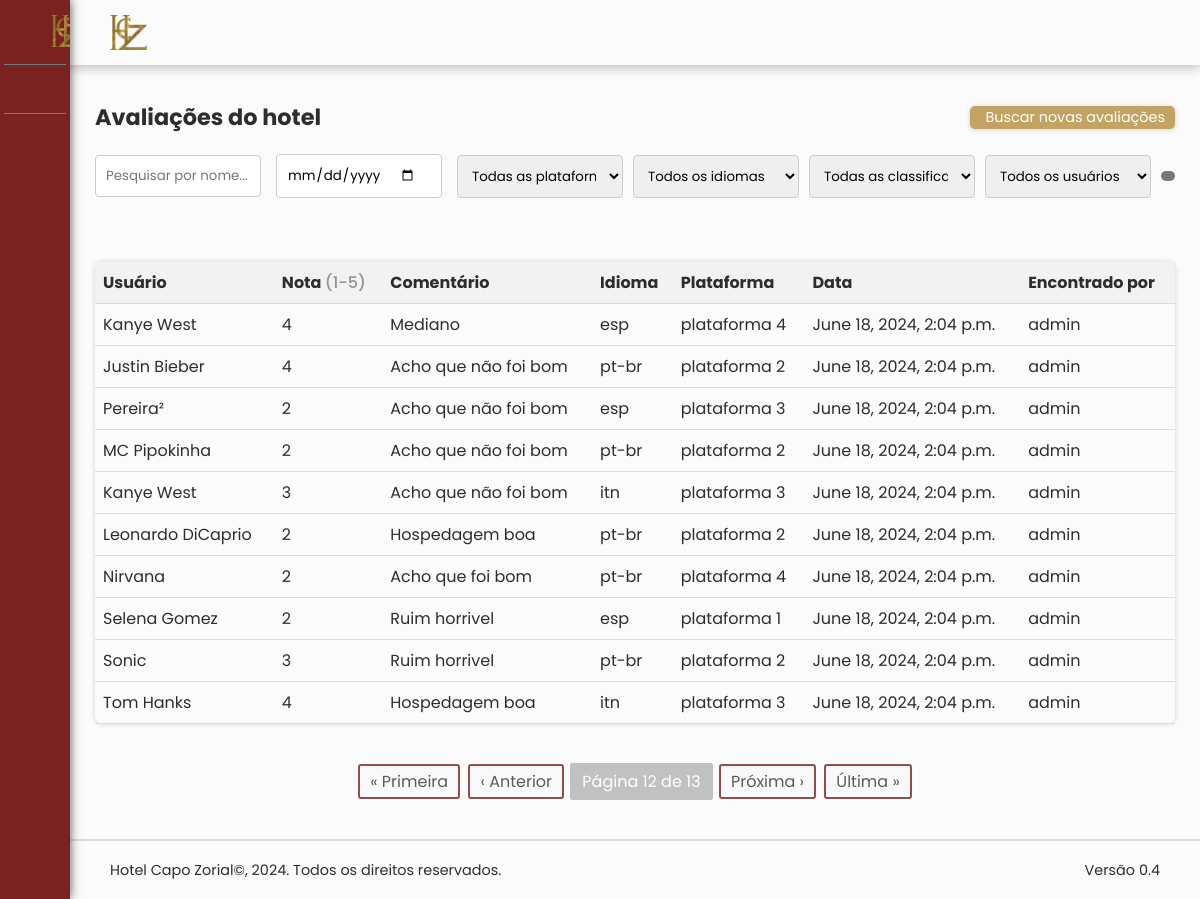
The app's page /?page=12 (signed in) with its own data.
### busca_app/models.py (models this page shows, shortened)
class Avaliacoes(models.Model):
    class Meta:
        ordering = ['-data']
    PLATAFORMA_CHOICES = [
        ('plataforma 1', 'Plataforma 1'),
        ('plataforma 2', 'Plataforma 2'),
        ('plataforma 3', 'Plataforma 3'),
        ('plataforma 4', 'Plataforma 4'),
        ('plataforma 5', 'Plataforma 5'),
    ]
    IDIOMA_CHOICES = [
        ('pt-br', 'Português Brasileiro'),
        ('pt', 'Português'),
        ('ing', 'Inglês'),
        ('esp', 'Espanhol'),
        ('itn', 'Italiano'),
    ]
    nome = models.CharField(max_length=100, verbose_name="Nome")
    texto = models.TextField(verbose_name="Texto")
    plataforma = models.CharField(max_length=50, choices=PLATAFORMA_CHOICES, verbose_name="Plataforma")
    data = models.DateTimeField(auto_now_add=True, verbose_name="Data")
    classificacao = models.IntegerField(verbose_name="Classificação")
    idioma = models.CharField(max_length=20, choices=IDIOMA_CHOICES, verbose_name="Idioma")
    encontrado_por = models.ForeignKey(User, on_delete=models.CASCADE, verbose_name="Encontrado por")

### busca_app/views.py (the view)
# urls.py: path("", views.home, name="home"),
def home(request):
    query = request.GET.get('q')
    data = request.GET.get('data')
    plataforma = request.GET.get('plataforma')
    idioma = request.GET.get('idioma')
    classificacao = request.GET.get('classificacao')
    encontrado_por = request.GET.get('encontrado_por')
    avaliacoes = Avaliacoes.objects.all()
    if query:
        avaliacoes = avaliacoes.filter(nome__icontains=query)
    if data:
        avaliacoes = avaliacoes.filter(data__date=data)
    if plataforma:
        avaliacoes = avaliacoes.filter(plataforma=plataforma)
    if idioma:
        avaliacoes = avaliacoes.filter(idioma=idioma)
    if classificacao:
        avaliacoes = avaliacoes.filter(classificacao=classificacao)
    if encontrado_por:
        avaliacoes = avaliacoes.filter(encontrado_por_id=encontrado_por)
    paginator = Paginator(avaliacoes, 10)
    page_number = request.GET.get('page')
    try:
        avaliacoes = paginator.page(page_number)
    except PageNotAnInteger:
        avaliacoes = paginator.page(1)
    except EmptyPage:
        avaliacoes = paginator.page(paginator.num_pages)
    plataformas = Avaliacoes.PLATAFORMA_CHOICES
    idiomas = Avaliacoes.IDIOMA_CHOICES
    classificacoes = [1, 2, 3, 4, 5]
    usuarios = User.objects.all()
    novas_avaliacoes = request.session.pop('novas_avaliacoes', None)
    return render(request, 'home.html', {
        'avaliacoes': avaliacoes,
        'plataformas': plataformas,
        'idiomas': idiomas,
        'classificacoes': classificacoes,
        'usuarios': usuarios,
        'novas_avaliacoes': novas_avaliacoes,
    })

### busca_app/templates/home.html (shortened to what this page needs)
{% extends 'index.html' %}
{% block content %}
<head>
    <link rel="stylesheet" href="../static/css/home.css">
</head>
<body id="atividades">
    <div class="content">
        <div class="search-and-add">
            <h1>Avaliações do hotel</h1>
            <div class="button-group">
                <a class="add_atividade" href="{% url 'buscar' %}">
                    <span class="title">Buscar novas avaliações</span>
                </a>
            </div>
        </div>
        <form class="search" action="{% url 'home' %}" method="GET">
            <input type="text" name="q" placeholder="Pesquisar por nome..." value="{{ request.GET.q }}">
            <input type="date" name="data" placeholder="Pesquisar por data..." value="{{ request.GET.data }}">
            <select name="plataforma">
                <option value="">Todas as plataformas</option>
            </select>
            <select name="idioma">
                <option value="">Todos os idiomas</option>
            </select>
            <select name="classificacao">
                <option value="">Todas as classificações</option>
            </select>
            <select name="encontrado_por">
                <option value="">Todos os usuários</option>
            </select>
            <button type="submit"></button>
        </form>
        <table class="atividades-table">
            <thead>
                <tr>
                    <th>Usuário</th>
                    <th>Nota <span style="font-weight: 500; color: #929292;">(1-5)</span></th>
                    <th>Comentário</th>
                    <th>Idioma</th>
                    <th>Plataforma</th>
                    <th>Data</th>
                    <th>Encontrado por</th>
                </tr>
            </thead>
            <tbody>
                {% for avaliacao in avaliacoes %}
                <tr>
                    <td><a href="#">{{ avaliacao.nome }}</a></td>
                    <td><a href="#">{{ avaliacao.classificacao }}<ion-icon style="padding-left: 3px; color: rgb(224, 224, 100);" name="star"></ion-icon></a></td>
                    <td><a href="#">{{ avaliacao.texto }}</a></td>
                    <td><a href="#">{{ avaliacao.idioma }}</a></td>
                    <td><a href="#">{{ avaliacao.plataforma }}</a></td>
                    <td><a href="#">{{ avaliacao.data }}</a></td>
                    <td><a href="#">{{ avaliacao.encontrado_por.username }}</a></td>
                </tr>
                {% endfor %}
            </tbody>
        </table>
    </div>
    <div class="pagination">
        {% if avaliacoes.has_other_pages %}
            {% if avaliacoes.has_previous %}
                <a href="?page=1">&laquo; Primeira</a>
                <a href="?page={{ avaliacoes.previous_page_number }}">&lsaquo; Anterior</a>
            {% endif %}
            <span class="current">Página {{ avaliacoes.number }} de {{ avaliacoes.paginator.num_pages }}</span>
            {% if avaliacoes.has_next %}
                <a href="?page={{ avaliacoes.next_page_number }}">Próxima &rsaquo;</a>
                <a href="?page={{ avaliacoes.paginator.num_pages }}">Última &raquo;</a>
            {% endif %}
        {% endif %}
    </div>
</body>
{% endblock %}

### busca_app/templates/index.html (shortened to what this page needs)
<!DOCTYPE html>
<html>
{% load static %}
<head>
    <link rel="stylesheet" href="../static/css/index.css">
</head>
<body>
    <header>
        <div class="main-content">
            {% if user.is_authenticated %}
            <a class="brand" href="{% url 'home' %}"><img src="{% static 'img/logo_hotel.png' %}" alt=""></a>
            {% else %}
            <a class="brand" href="{% url 'home' %}" style="padding-left: 40px;"><img src="{% static 'img/logo_hotel.png' %}"></a>
            {% endif %}
        </div>
    </header>
    {% if user.is_authenticated %}
    <div class="navigation">
        <div class="menu-btn" onclick="toggleNavigation()">
            <span class="title"><img src="../static/img/logo_hotel.png" alt="">Hotel Capo Zorial</span>
        </div>
        <ul>
            <li class="list" data-page="home">
                <a href="{% url 'home' %}">
                    <span class="icon"></span>
                    <span class="title">Avaliações</span>
                </a>
            </li>
            {% for group in user.groups.all %}
            {% if group.name == 'admin' %}
            <li class="list">
                <a href="{% url 'grupos' %}" data-page="grupos">
                    <span class="icon"></span>
                    <span class="title">Grupos</span>
                </a>
            </li>
            <li class="list">
                <a href="{% url 'users' %}" data-page="usuarios">
                    <span class="icon"></span>
                    <span class="title">Usuários</span>
                </a>
            </li>
            <li class="list">
                <a href="#" data-page="respostas_questionario">
                    <span class="icon"></span>
                    <span class="title">Gráficos</span>
                </a>
            </li>
            <li class="list">
                <a href="#" data-page="respostas">
                    <span class="icon"></span>
                    <span class="title">Respostas</span>
                </a>
            </li>
            <li class="list">
                <a href="#" data-page="historico">
                    <span class="icon"></span>
                    <span class="title">Relatórios</span>
                </a>
            </li>
            {% else %}
            <div>
            </div>
            {% endif %}
            {% endfor %}
        </ul>
    </div>
    {% endif %}
    {% if user.is_authenticated %}
    <div class="block-content {% if user.is_authenticated and navigation_active %}with-navigation{% endif %}">
        {% block content %}
        {% endblock %}
    </div>
    <footer>
        <span class="copyright">Hotel Capo Zorial©, 2024. Todos os direitos reservados.</span>
        <span class="version">Versão 0.4</span>
    </footer>
    {% else %}
    <div class="block-content2">
        {% block content2 %}
        {% endblock %}
    </div>
    {% endif %}
</body>
</html>

### busca_app/static/css/home.css (style rules this page uses)
:root { --white-color: #e1e1e1; --dark-blue-steam-color: #171d25; --nav-color: #1d3b7d; --bg: #1a2a3b; --steam-blue: #1a9fff; --dark-gray-blue: #316282; --linear-gradient: linear-gradient(to left, #1b377a, #436994); --gray: #797878; }

### records on screen
Avaliacoes: nome "Kanye West", classificacao "4", texto "Mediano", idioma "esp", plataforma "plataforma 4", data "June 18, 2024, 2:04 p.m.", encontrado_por.username "admin"
Avaliacoes: nome "Justin Bieber", classificacao "4", texto "Acho que não foi bom", idioma "pt-br", plataforma "plataforma 2", data "June 18, 2024, 2:04 p.m.", encontrado_por.username "admin"
Avaliacoes: nome "Pereira²", classificacao "2", texto "Acho que não foi bom", idioma "esp", plataforma "plataforma 3", data "June 18, 2024, 2:04 p.m.", encontrado_por.username "admin"
Avaliacoes: nome "MC Pipokinha", classificacao "2", texto "Acho que não foi bom", idioma "pt-br", plataforma "plataforma 2", data "June 18, 2024, 2:04 p.m.", encontrado_por.username "admin"
Avaliacoes: nome "Kanye West", classificacao "3", texto "Acho que não foi bom", idioma "itn", plataforma "plataforma 3", data "June 18, 2024, 2:04 p.m.", encontrado_por.username "admin"
Avaliacoes: nome "Leonardo DiCaprio", classificacao "2", texto "Hospedagem boa", idioma "pt-br", plataforma "plataforma 2", data "June 18, 2024, 2:04 p.m.", encontrado_por.username "admin"
Avaliacoes: nome "Nirvana", classificacao "2", texto "Acho que foi bom", idioma "pt-br", plataforma "plataforma 4", data "June 18, 2024, 2:04 p.m.", encontrado_por.username "admin"
Avaliacoes: nome "Selena Gomez", classificacao "2", texto "Ruim horrivel", idioma "esp", plataforma "plataforma 1", data "June 18, 2024, 2:04 p.m.", encontrado_por.username "admin"
Avaliacoes: nome "Sonic", classificacao "3", texto "Ruim horrivel", idioma "pt-br", plataforma "plataforma 2", data "June 18, 2024, 2:04 p.m.", encontrado_por.username "admin"
Avaliacoes: nome "Tom Hanks", classificacao "4", texto "Hospedagem boa", idioma "itn", plataforma "plataforma 3", data "June 18, 2024, 2:04 p.m.", encontrado_por.username "admin"

### other values on screen
{{ avaliacoes.number }} "12"
{{ avaliacoes.paginator.num_pages }} "13"
